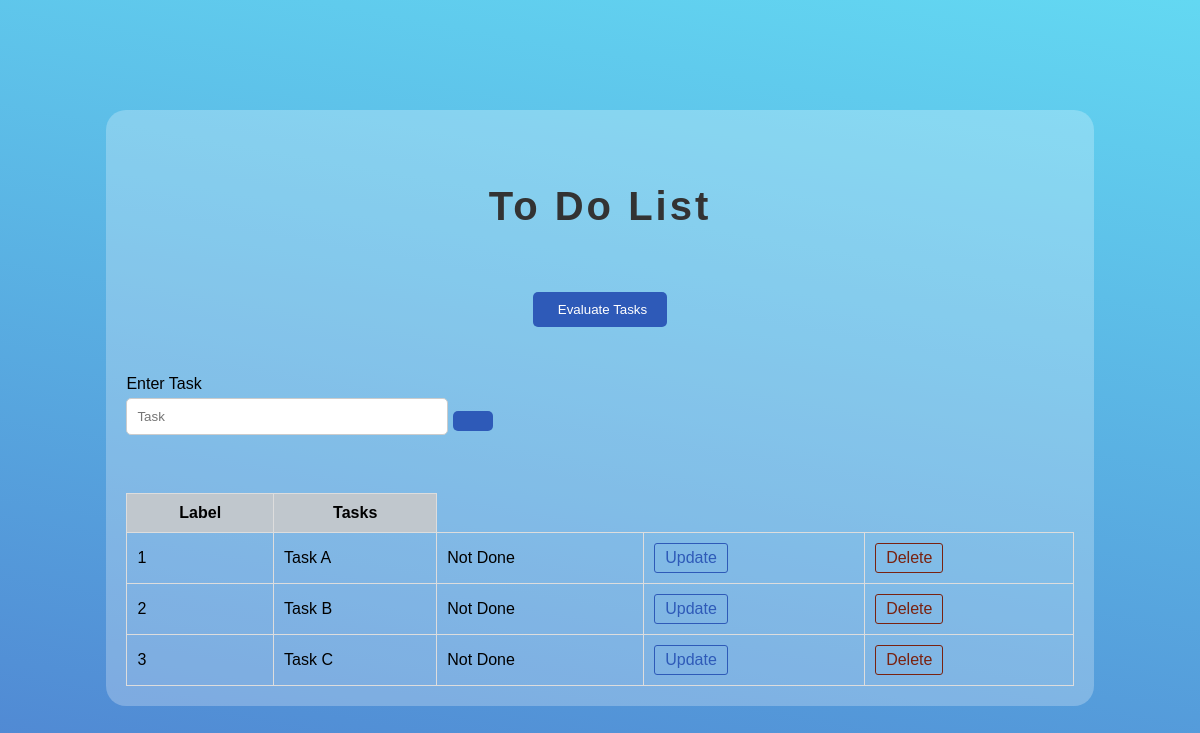
Before: / with the older database file.
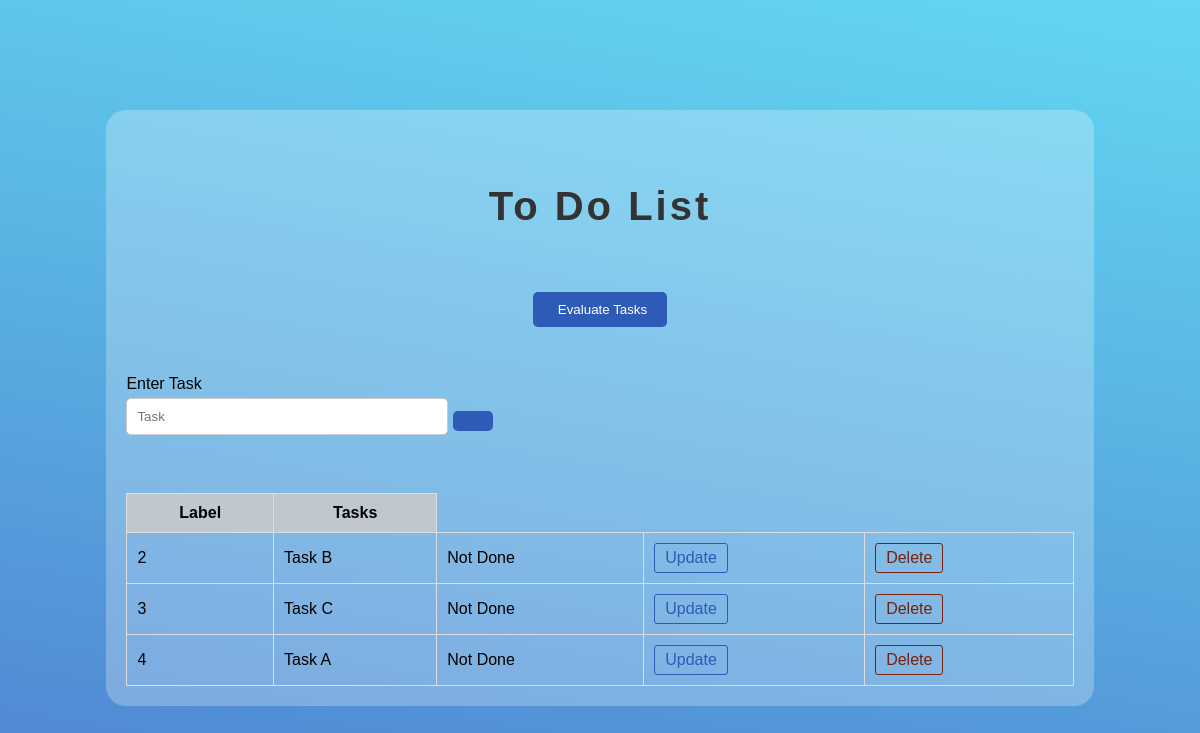
After: the same page with the newer database file.
### main_app.py (models this page shows, shortened)
class Todo(db.Model):
    task_id=db.Column(db.Integer, primary_key=True)
    name=db.Column(db.String(200), nullable=False, unique=True)
    done=db.Column(db.Boolean)
    datetime_added = db.Column(db.DateTime, default=datetime.now())

### main_app.py (the view)
@app.route('/')
def index():
    todo_list = Todo.query.all()
    return render_template('index_WEBAPP.html', title='Main Page',
                           dataframe=df_tasks, todo_list=todo_list)

### templates/index_WEBAPP.html (shortened to what this page needs)
<!DOCTYPE html>
<html lang="de">
<head>
    <link rel="stylesheet" href="{{ url_for('static', filename='style.css')}}">
</head>
<body>
    <div class="container">
        <h2>To Do List</h2>
        <div  class="center">
        <form action="/evaluate_tasks" method="post">
            <button type="submit">
                <i class="fas fa-chart-simple" style="padding-right: 5px;"></i>
                Evaluate Tasks
            </button>
        </form>
        </div>
        <br>
        <form action="/add_task" method="post">
            <div>
                <label>Enter Task</label>
                <input type="text" name="name" placeholder="Task">
                <button type="submit">
                </button>
            </div>
        </form>
        <br>
        <table>
            <thead>
                <tr>
                    <th>Label</th>
                    {% for column in dataframe.columns %}
                        <th>{{ column }}</th>
                    {% endfor %}
                </tr>
            </thead>
            <tbody>
                {%for todo in todo_list%}
                <tr>
                    <td>{{todo.task_id}}</td>
                    <td>{{todo.name}}</td>
                    {%if todo.done == False%}
                    <td>Not Done</td>
                    {%else%}
                    <td>Done</td>
                    {%endif%}
                    <td><a href="/update_task/{{todo.task_id}}" class="update-link">Update</a></td>
                    <td><a href="/delete_task/{{todo.task_id}}" class="delete-link">Delete</a></td>
                </tr>
                {%endfor%}
            </tbody>
        </table>
    </div>
</body>
</html>

Changed rows visible on the page:
removed Todo: task_id "1", name "Task A", done "Not Done"
added Todo: task_id "4", name "Task A", done "Not Done"
